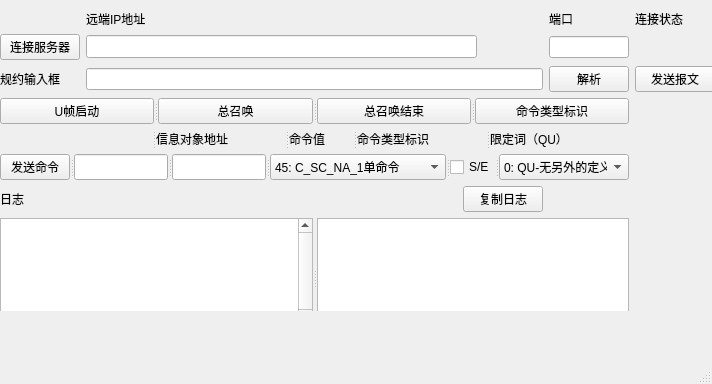
<?xml version="1.0" encoding="UTF-8"?>
<ui version="4.0">
 <class>MainWindow</class>
 <widget class="QMainWindow" name="MainWindow">
  <property name="geometry">
   <rect>
    <x>0</x>
    <y>0</y>
    <width>712</width>
    <height>384</height>
   </rect>
  </property>
  <property name="windowTitle">
   <string>MainWindow</string>
  </property>
  <widget class="QWidget" name="centralwidget">
   <widget class="QWidget" name="gridWidget" native="true">
    <property name="geometry">
     <rect>
      <x>0</x>
      <y>10</y>
      <width>715</width>
      <height>301</height>
     </rect>
    </property>
    <layout class="QGridLayout" name="gridLayout">
     <item row="2" column="4">
      <widget class="QPushButton" name="pbParse">
       <property name="text">
        <string>解析</string>
       </property>
      </widget>
     </item>
     <item row="0" column="2">
      <widget class="QLabel" name="label_2">
       <property name="text">
        <string>远端IP地址</string>
       </property>
      </widget>
     </item>
     <item row="1" column="4">
      <widget class="QLineEdit" name="lePort"/>
     </item>
     <item row="1" column="2">
      <widget class="QLineEdit" name="leIPAddr">
       <property name="minimumSize">
        <size>
         <width>391</width>
         <height>23</height>
        </size>
       </property>
      </widget>
     </item>
     <item row="8" column="3">
      <widget class="QPushButton" name="pbCopyLog">
       <property name="text">
        <string>复制日志</string>
       </property>
      </widget>
     </item>
     <item row="3" column="1" colspan="4">
      <widget class="QSplitter" name="splitter_2">
       <property name="sizePolicy">
        <sizepolicy hsizetype="Expanding" vsizetype="Expanding">
         <horstretch>0</horstretch>
         <verstretch>0</verstretch>
        </sizepolicy>
       </property>
       <property name="maximumSize">
        <size>
         <width>16777215</width>
         <height>24</height>
        </size>
       </property>
       <property name="orientation">
        <enum>Qt::Horizontal</enum>
       </property>
       <widget class="QPushButton" name="pbSendStartDtAct">
        <property name="text">
         <string>U帧启动</string>
        </property>
       </widget>
       <widget class="QPushButton" name="pbGeneralInterrogationAct">
        <property name="text">
         <string>总召唤</string>
        </property>
       </widget>
       <widget class="QPushButton" name="pbGeneralInterrogationEnd">
        <property name="text">
         <string>总召唤结束</string>
        </property>
       </widget>
       <widget class="QPushButton" name="pushButton_5">
        <property name="text">
         <string>命令类型标识</string>
        </property>
       </widget>
      </widget>
     </item>
     <item row="6" column="1" colspan="4">
      <widget class="QSplitter" name="splitter_3">
       <property name="sizePolicy">
        <sizepolicy hsizetype="Expanding" vsizetype="Expanding">
         <horstretch>0</horstretch>
         <verstretch>0</verstretch>
        </sizepolicy>
       </property>
       <property name="maximumSize">
        <size>
         <width>16777215</width>
         <height>16777215</height>
        </size>
       </property>
       <property name="orientation">
        <enum>Qt::Horizontal</enum>
       </property>
       <widget class="QLabel" name="label_6">
        <property name="minimumSize">
         <size>
          <width>85</width>
          <height>0</height>
         </size>
        </property>
        <property name="text">
         <string/>
        </property>
       </widget>
       <widget class="QLabel" name="label_7">
        <property name="text">
         <string>信息对象地址</string>
        </property>
       </widget>
       <widget class="QLabel" name="label_8">
        <property name="text">
         <string>命令值</string>
        </property>
       </widget>
       <widget class="QLabel" name="label_9">
        <property name="text">
         <string>命令类型标识</string>
        </property>
       </widget>
       <widget class="QLabel" name="label_10">
        <property name="text">
         <string>限定词（QU）</string>
        </property>
       </widget>
      </widget>
     </item>
     <item row="7" column="1" colspan="4">
      <widget class="QSplitter" name="splitter_4">
       <property name="sizePolicy">
        <sizepolicy hsizetype="Expanding" vsizetype="Expanding">
         <horstretch>0</horstretch>
         <verstretch>0</verstretch>
        </sizepolicy>
       </property>
       <property name="maximumSize">
        <size>
         <width>16777215</width>
         <height>24</height>
        </size>
       </property>
       <property name="orientation">
        <enum>Qt::Horizontal</enum>
       </property>
       <widget class="QPushButton" name="pbSendCommand">
        <property name="minimumSize">
         <size>
          <width>70</width>
          <height>0</height>
         </size>
        </property>
        <property name="text">
         <string>发送命令</string>
        </property>
       </widget>
       <widget class="QLineEdit" name="leCommandAddress">
        <property name="text">
         <string/>
        </property>
       </widget>
       <widget class="QLineEdit" name="leCommandValue">
        <property name="text">
         <string/>
        </property>
       </widget>
       <widget class="QComboBox" name="cbCommandType">
        <property name="minimumSize">
         <size>
          <width>160</width>
          <height>0</height>
         </size>
        </property>
        <item>
         <property name="text">
          <string>45: C_SC_NA_1单命令</string>
         </property>
        </item>
        <item>
         <property name="text">
          <string>46: C_DC_NA_1双命令</string>
         </property>
        </item>
        <item>
         <property name="text">
          <string>47: C_RC_NA_1步调节命令</string>
         </property>
        </item>
        <item>
         <property name="text">
          <string>58: C_SC_TA_1带时标的单命令</string>
         </property>
        </item>
        <item>
         <property name="text">
          <string>100: C_IC_NA_1召唤命令</string>
         </property>
        </item>
        <item>
         <property name="text">
          <string>103: C_CS_NA_1时钟同步</string>
         </property>
        </item>
       </widget>
       <widget class="QCheckBox" name="cbCommandSE">
        <property name="text">
         <string>S/E</string>
        </property>
       </widget>
       <widget class="QComboBox" name="cbCommandQU">
        <property name="minimumSize">
         <size>
          <width>130</width>
          <height>0</height>
         </size>
        </property>
        <item>
         <property name="text">
          <string>0: QU-无另外的定义</string>
         </property>
        </item>
        <item>
         <property name="text">
          <string>1: QU-短脉冲持续时间</string>
         </property>
        </item>
        <item>
         <property name="text">
          <string>2: QU-长脉冲持续时间</string>
         </property>
        </item>
        <item>
         <property name="text">
          <string>3: QU-持续输出</string>
         </property>
        </item>
       </widget>
      </widget>
     </item>
     <item row="8" column="1">
      <widget class="QLabel" name="label_4">
       <property name="text">
        <string>日志</string>
       </property>
      </widget>
     </item>
     <item row="2" column="1">
      <widget class="QLabel" name="label_5">
       <property name="text">
        <string>规约输入框</string>
       </property>
      </widget>
     </item>
     <item row="2" column="2" colspan="2">
      <widget class="QLineEdit" name="leText"/>
     </item>
     <item row="9" column="1" colspan="4">
      <widget class="QSplitter" name="splitter">
       <property name="sizePolicy">
        <sizepolicy hsizetype="Expanding" vsizetype="Expanding">
         <horstretch>0</horstretch>
         <verstretch>0</verstretch>
        </sizepolicy>
       </property>
       <property name="minimumSize">
        <size>
         <width>0</width>
         <height>120</height>
        </size>
       </property>
       <property name="maximumSize">
        <size>
         <width>16777215</width>
         <height>16777215</height>
        </size>
       </property>
       <property name="orientation">
        <enum>Qt::Horizontal</enum>
       </property>
       <widget class="QListWidget" name="lwLog">
        <property name="sizePolicy">
         <sizepolicy hsizetype="Expanding" vsizetype="Expanding">
          <horstretch>0</horstretch>
          <verstretch>0</verstretch>
         </sizepolicy>
        </property>
        <property name="font">
         <font>
          <family>Courier New</family>
          <pointsize>9</pointsize>
         </font>
        </property>
        <property name="verticalScrollBarPolicy">
         <enum>Qt::ScrollBarAlwaysOn</enum>
        </property>
        <property name="horizontalScrollBarPolicy">
         <enum>Qt::ScrollBarAlwaysOn</enum>
        </property>
        <property name="selectionMode">
         <enum>QAbstractItemView::NoSelection</enum>
        </property>
        <property name="resizeMode">
         <enum>QListView::Adjust</enum>
        </property>
        <property name="layoutMode">
         <enum>QListView::SinglePass</enum>
        </property>
       </widget>
       <widget class="QTableWidget" name="tw">
        <property name="sizePolicy">
         <sizepolicy hsizetype="Expanding" vsizetype="Expanding">
          <horstretch>0</horstretch>
          <verstretch>0</verstretch>
         </sizepolicy>
        </property>
       </widget>
      </widget>
     </item>
     <item row="0" column="5">
      <widget class="QLabel" name="label">
       <property name="text">
        <string>连接状态    </string>
       </property>
      </widget>
     </item>
     <item row="1" column="5">
      <widget class="QLabel" name="lbStatus">
       <property name="text">
        <string/>
       </property>
      </widget>
     </item>
     <item row="1" column="1">
      <widget class="QPushButton" name="pbConnect">
       <property name="text">
        <string>连接服务器</string>
       </property>
      </widget>
     </item>
     <item row="0" column="4">
      <widget class="QLabel" name="label_3">
       <property name="text">
        <string>端口</string>
       </property>
      </widget>
     </item>
     <item row="2" column="5">
      <widget class="QPushButton" name="pbSend">
       <property name="text">
        <string>发送报文</string>
       </property>
      </widget>
     </item>
    </layout>
   </widget>
  </widget>
  <widget class="QMenuBar" name="menubar">
   <property name="geometry">
    <rect>
     <x>0</x>
     <y>0</y>
     <width>712</width>
     <height>21</height>
    </rect>
   </property>
  </widget>
  <widget class="QStatusBar" name="statusbar"/>
 </widget>
 <resources/>
 <connections/>
</ui>
